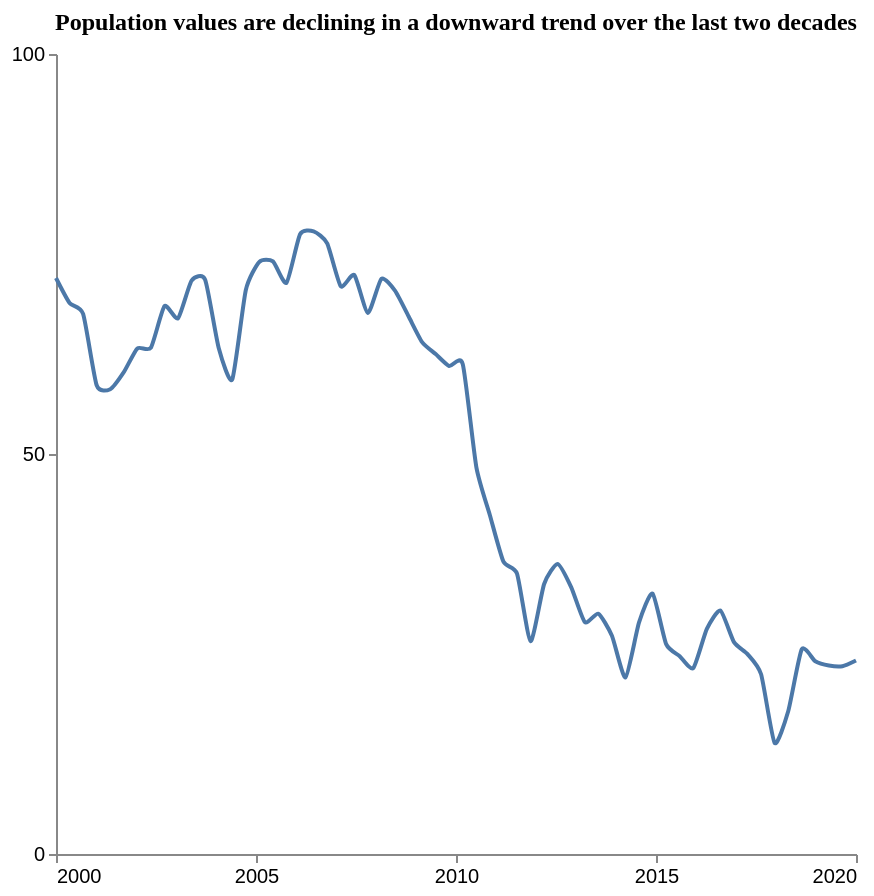

Specify this chart in Vega-Lite:
### Vega-Lite specification from a JSON file in a GitHub repository (floating-point values rounded to 4 significant figures)
{"$schema": "https://vega.github.io/schema/vega-lite/v5.json", "description": "Pattern: Downward", "data": {"values": [{"X": 2000.0, "Y": 72.0}, {"X": 2000.0, "Y": 68.88}, {"X": 2001.0, "Y": 67.51}, {"X": 2001.0, "Y": 58.59}, {"X": 2001.0, "Y": 58.1}, {"X": 2002.0, "Y": 60.22}, {"X": 2002.0, "Y": 63.19}, {"X": 2002.0, "Y": 63.29}, {"X": 2003.0, "Y": 68.48}, {"X": 2003.0, "Y": 66.98}, {"X": 2003.0, "Y": 71.68}, {"X": 2004.0, "Y": 71.78}, {"X": 2004.0, "Y": 63.25}, {"X": 2004.0, "Y": 59.34}, {"X": 2005.0, "Y": 70.51}, {"X": 2005.0, "Y": 74.03}, {"X": 2005.0, "Y": 74.07}, {"X": 2006.0, "Y": 71.41}, {"X": 2006.0, "Y": 77.47}, {"X": 2006.0, "Y": 77.83}, {"X": 2007.0, "Y": 76.33}, {"X": 2007.0, "Y": 70.97}, {"X": 2007.0, "Y": 72.37}, {"X": 2008.0, "Y": 67.64}, {"X": 2008.0, "Y": 71.91}, {"X": 2008.0, "Y": 70.41}, {"X": 2009.0, "Y": 67.21}, {"X": 2009.0, "Y": 63.99}, {"X": 2009.0, "Y": 62.49}, {"X": 2010.0, "Y": 60.99}, {"X": 2010.0, "Y": 61.22}, {"X": 2011.0, "Y": 48.36}, {"X": 2011.0, "Y": 42.35}, {"X": 2011.0, "Y": 36.54}, {"X": 2012.0, "Y": 35.04}, {"X": 2012.0, "Y": 26.6}, {"X": 2012.0, "Y": 33.75}, {"X": 2013.0, "Y": 36.25}, {"X": 2013.0, "Y": 33.33}, {"X": 2013.0, "Y": 28.99}, {"X": 2014.0, "Y": 30.04}, {"X": 2014.0, "Y": 27.28}, {"X": 2014.0, "Y": 22.07}, {"X": 2015.0, "Y": 28.94}, {"X": 2015.0, "Y": 32.55}, {"X": 2015.0, "Y": 26.23}, {"X": 2016.0, "Y": 24.73}, {"X": 2016.0, "Y": 23.23}, {"X": 2016.0, "Y": 28.14}, {"X": 2017.0, "Y": 30.43}, {"X": 2017.0, "Y": 26.48}, {"X": 2017.0, "Y": 24.98}, {"X": 2018.0, "Y": 22.46}, {"X": 2018.0, "Y": 13.88}, {"X": 2018.0, "Y": 17.84}, {"X": 2019.0, "Y": 25.59}, {"X": 2019.0, "Y": 24.09}, {"X": 2019.0, "Y": 23.56}, {"X": 2020.0, "Y": 23.47}, {"X": 2020.0, "Y": 24.19}]}, "mark": {"type": "line", "interpolate": "cardinal", "tension": 0.4}, "encoding": {"x": {"field": "X", "type": "quantitative", "title": "", "axis": {"grid": false, "format": "d", "values": [2000, 2005, 2010, 2015, 2020], "tickSize": 4}, "scale": {"domain": [2000, 2020]}}, "y": {"field": "Y", "type": "quantitative", "title": "", "axis": {"grid": false, "format": "d", "values": [0, 50, 100], "tickSize": 4, "tickOpacity": 1}, "scale": {"domain": [0, 100]}}}, "title": {"text": "Population values are declining in a downward trend over the last two decades", "anchor": "middle", "font": "Tahoma", "fontSize": 12}, "config": {"lineBreak": "^", "view": {"stroke": null}}, "height": 400, "width": 400, "autosize": "pad"}
